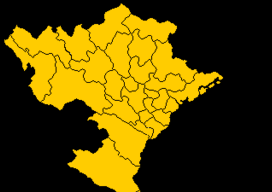

A 2D game scene composited from a Tiled map and its tileset images. What follows is a short description and the map's XML, with each tile layer's data collapsed to a summary:
An orthogonal 17x12 tile map with 16x16 px tiles, 1 tile layer (Tile Layer 1).

<map version="1.8" tiledversion="1.8.5" orientation="orthogonal" renderorder="right-down" width="17" height="12" tilewidth="16" tileheight="16" infinite="0" nextlayerid="2" nextobjectid="1">
 <tileset firstgid="1" source="MapVN.tsx" />
 <layer id="1" name="Tile Layer 1" width="17" height="12">
  <data>[204 cells, 168 non-empty, 168 distinct tile ids]</data>
 </layer>
</map>
